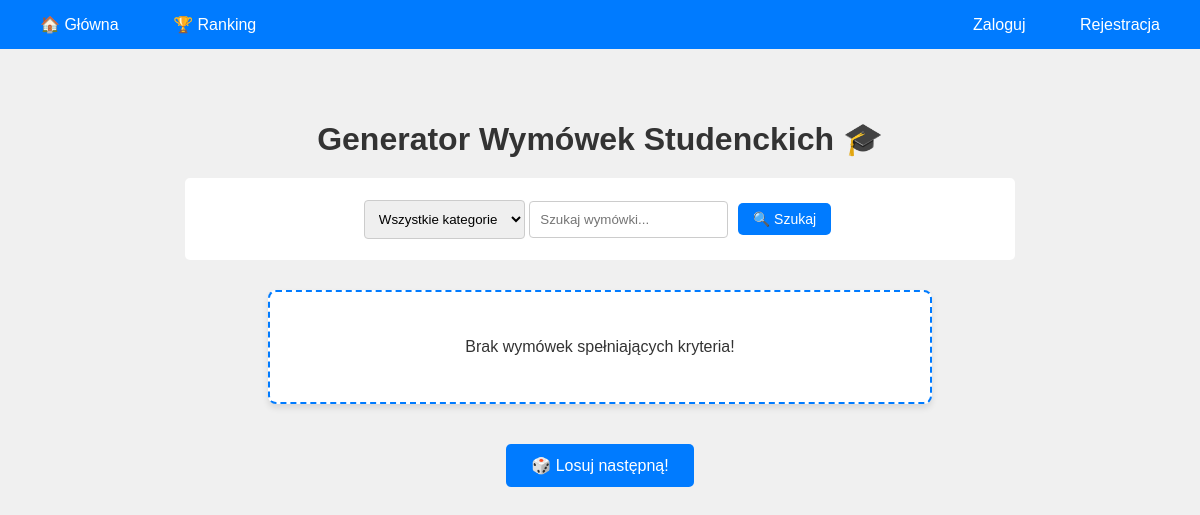
/, run on an earlier commit of the app's database.
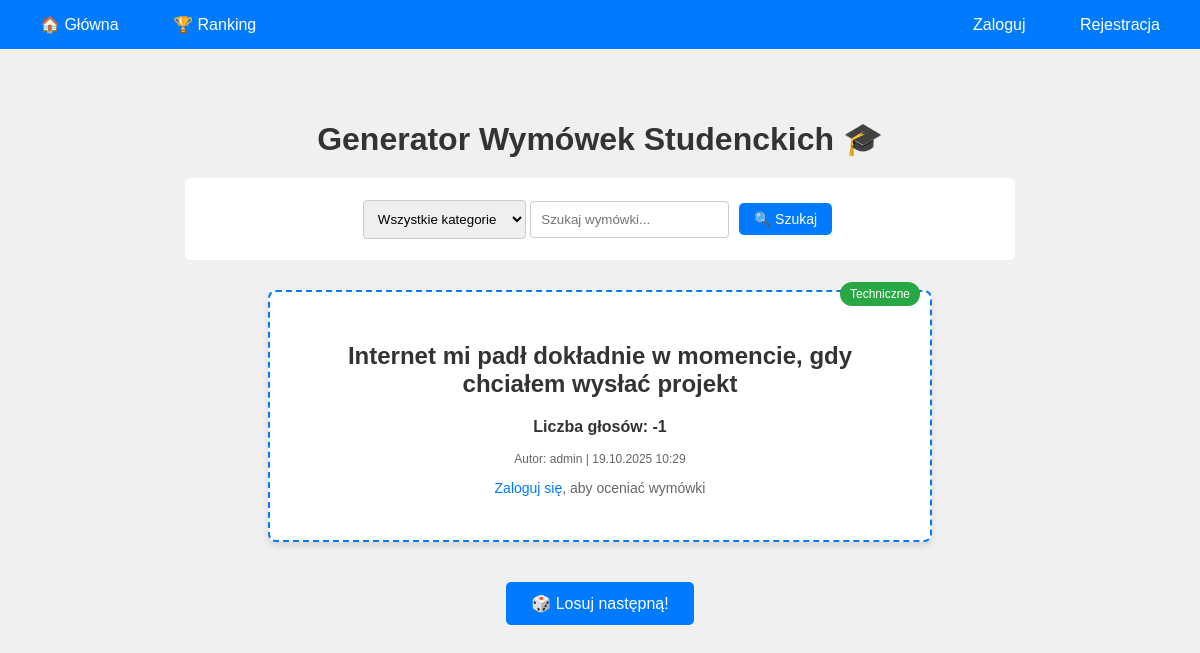
And on a later commit of the database.
### wymowki/models.py (models this page shows, shortened)
class Wymowka(models.Model):
    tresc = models.TextField()
    kategoria = models.ForeignKey(Kategoria, on_delete=models.SET_NULL, null=True, blank=True, related_name='wymowki')
    autor = models.ForeignKey(User, on_delete=models.CASCADE, related_name='wymowki', null=True, blank=True)
    glosy = models.IntegerField(default=0)
    data_dodania = models.DateTimeField(auto_now_add=True)
    tags = TaggableManager()
    class Meta:
        ordering = ['-data_dodania']
        verbose_name_plural = "Wymówki"

class Kategoria(models.Model):
    nazwa = models.CharField(max_length=100, unique=True)
    opis = models.TextField(blank=True)
    class Meta:
        verbose_name_plural = "Kategorie"

### wymowki/views.py (the view)
# urls.py: path('', views.strona_glowna, name='strona_glowna'),
def strona_glowna(request):
    kategoria_id = request.GET.get('kategoria')
    szukaj = request.GET.get('szukaj', '')
    wymowki = Wymowka.objects.all()
    if kategoria_id:
        wymowki = wymowki.filter(kategoria_id=kategoria_id)
    if szukaj:
        wymowki = wymowki.filter(tresc__icontains=szukaj)
    losowa_wymowka = wymowki.order_by('?').first()
    kategorie = Kategoria.objects.all()
    context = {
        'wymowka': losowa_wymowka,
        'kategorie': kategorie,
        'wybrana_kategoria': kategoria_id,
        'szukaj': szukaj,
    }
    return render(request, 'wymowki/strona_glowna.html', context)

### wymowki/templates/wymowki/strona_glowna.html (shortened to what this page needs)
{% extends 'wymowki/base.html' %}
{% block content %}
<div class="container text-center">
    <h1>Generator Wymówek Studenckich 🎓</h1>
    <div class="filters">
        <form method="GET">
            <select name="kategoria" onchange="this.form.submit()">
                <option value="">Wszystkie kategorie</option>
            </select>
            <input type="text" name="szukaj" placeholder="Szukaj wymówki..." value="{{ szukaj }}">
            <button type="submit" class="przycisk" style="padding: 8px 15px; font-size: 14px;">🔍 Szukaj</button>
        </form>
    </div>
    <div class="wymowka-box">
        {% if wymowka %}
            {% if wymowka.kategoria %}
                <span class="kategoria-badge">{{ wymowka.kategoria.nazwa }}</span>
            {% endif %}
            <h2>{{ wymowka.tresc }}</h2>
            <p><strong>Liczba głosów: {{ wymowka.glosy }}</strong></p>
            <p style="font-size: 12px; color: #666;">
                Autor: {% if wymowka.autor %}{{ wymowka.autor.username }}{% else %}Anonim{% endif %} |
                {{ wymowka.data_dodania|date:"d.m.Y H:i" }}
            </p>
            {% if user.is_authenticated %}
                <div class="vote-buttons">
                    <a href="{% url 'ocen_wymowke' wymowka.id 1 %}" class="vote-btn" title="Lubię to">👍</a>
                    <a href="{% url 'ocen_wymowke' wymowka.id -1 %}" class="vote-btn" title="Nie lubię">👎</a>
                </div>
            {% else %}
                <p style="font-size: 14px; color: #666;">
                    <a href="{% url 'logowanie' %}">Zaloguj się</a>, aby oceniać wymówki
                </p>
            {% endif %}
        {% else %}
            <p>Brak wymówek spełniających kryteria!</p>
        {% endif %}
    </div>
    <a href="?" class="przycisk">🎲 Losuj następną!</a>
</div>
{% endblock %}

What changed in the data, as far as the page shows it:
added Wymowka: kategoria.nazwa "Techniczne", tresc "Internet mi padł dokładnie w momencie, gdy chciałem wysłać projekt", glosy "-1", autor.username "admin", data_dodania "19.10.2025 10:29"
Also different on the page:
text no longer shown: "Brak wymówek spełniających kryteria!"
text now shown: "Liczba głosów: Autor: | Zaloguj się , aby oceniać wymówki"
